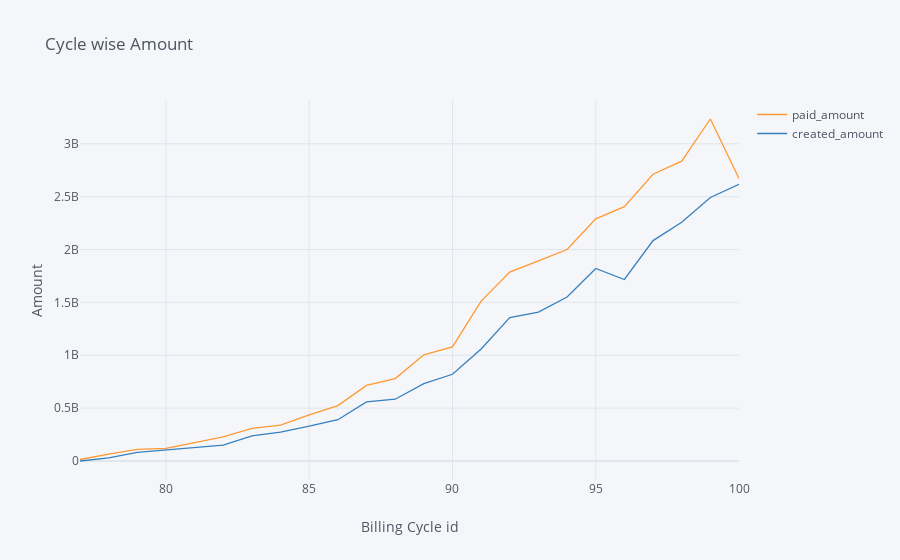

Notebook cell for this chart:
### Code cell
result_df.iplot(x='cycle_id',y=['paid_amount','created_amount'],xTitle='Billing Cycle id',yTitle='Amount',title='Cycle wise Amount')

### Figure 1 — Plotly figure (JSON) as saved in the notebook; plotly's stock layout.template omitted (floating-point values rounded to 4 significant figures)
{"data": [{"line": {"color": "rgba(255, 153, 51, 1.0)", "dash": "solid", "shape": "linear", "width": 1.3}, "mode": "lines", "name": "paid_amount", "text": "", "type": "scatter", "x": [77, 78, 79, 80, 81, 82, 83, 84, 85, 86, 87, 88, 89, 90, 91, 92, 93, 94, 95, 96, 97, 98, 99, 100], "y": [14129990, 65514933, 109225258, 119871062, 174448337, 227267250, 308323022, 338558082, 436907715, 523671617, 715419943, 779851697, 1003675928, 1078871465, 1512196577, 1786733961, 1891928596, 2000117100, 2289570213, 2405810546, 2711798994, 2835328994, 3234340671, 2671713580]}, {"line": {"color": "rgba(55, 128, 191, 1.0)", "dash": "solid", "shape": "linear", "width": 1.3}, "mode": "lines", "name": "created_amount", "text": "", "type": "scatter", "x": [77, 78, 79, 80, 81, 82, 83, 84, 85, 86, 87, 88, 89, 90, 91, 92, 93, 94, 95, 96, 97, 98, 99, 100], "y": [0, 28773210, 81247974, 104392797, 126971836, 149997022, 236846984, 272586362, 329757139, 390332739, 559308907, 584338006, 730988953, 820367331, 1059236785, 1357189997, 1408689599, 1551394502, 1821062142, 1716335471, 2084506590, 2258350193, 2492107017, 2617006433]}], "layout": {"legend": {"bgcolor": "#F5F6F9", "font": {"color": "#4D5663"}}, "paper_bgcolor": "#F5F6F9", "plot_bgcolor": "#F5F6F9", "title": {"font": {"color": "#4D5663"}, "text": "Cycle wise Amount"}, "xaxis": {"gridcolor": "#E1E5ED", "showgrid": true, "tickfont": {"color": "#4D5663"}, "title": {"font": {"color": "#4D5663"}, "text": "Billing Cycle id"}, "zerolinecolor": "#E1E5ED"}, "yaxis": {"gridcolor": "#E1E5ED", "showgrid": true, "tickfont": {"color": "#4D5663"}, "title": {"font": {"color": "#4D5663"}, "text": "Amount"}, "zerolinecolor": "#E1E5ED"}}}
